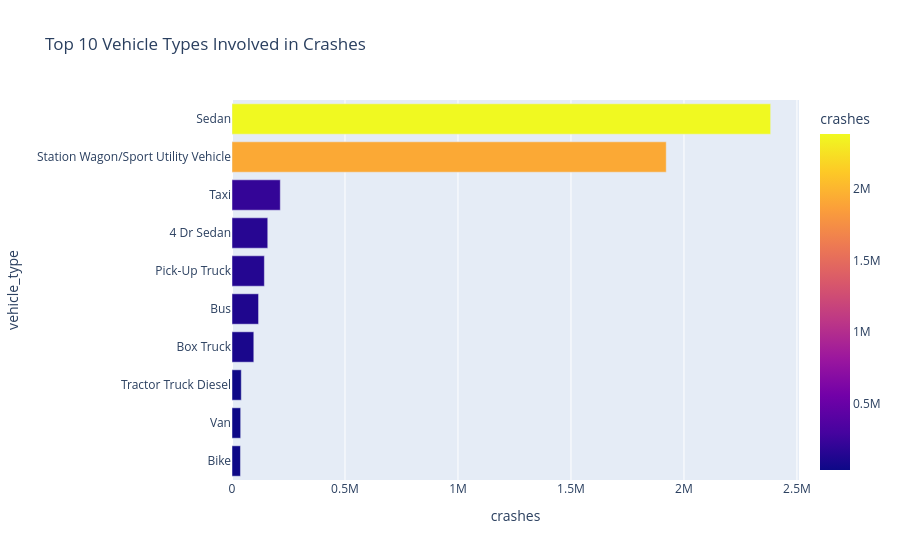

This figure's notebook cell:
### Markdown cell above
## 6. Vehicle Analysis

### Research Question 9: What types of vehicles are most frequently involved in crashes?

**Hypothesis:** Passenger vehicles (sedans, SUVs) will dominate crash involvement due to their prevalence on NYC roads, with commercial vehicles also showing significant presence.

### Code cell
# 6.1 Vehicle Types Involved in Crashes
print("Analyzing vehicle types...")

# Find vehicle type column
veh_type_col = find_col(['VEHICLE TYPE CODE 1', 'VEHICLE_TYPE_CODE_1', 'vehicle_type_code_1'])

if veh_type_col:
    query_vehicle = f"""
        SELECT {veh_type_col} as vehicle_type, COUNT(*) as crashes 
        FROM crashes 
        WHERE {veh_type_col} IS NOT NULL 
          AND {veh_type_col} != 'UNKNOWN'
        GROUP BY 1 
        ORDER BY 2 DESC 
        LIMIT 10
    """
    df_vehicle = con.execute(query_vehicle).df()

    fig_vehicle = px.bar(df_vehicle, y='vehicle_type', x='crashes', 
                        title='Top 10 Vehicle Types Involved in Crashes',
                        orientation='h',
                        color='crashes')
    fig_vehicle.update_layout(yaxis={'categoryorder':'total ascending'})
    fig_vehicle.show()
    
    top_vehicle = df_vehicle.iloc[0]
    total_top10 = df_vehicle['crashes'].sum()
    print(f"\n**Interpretation:** '{top_vehicle['vehicle_type']}' is involved in {top_vehicle['crashes']:,.0f} crashes. "
          f"The top 10 vehicle types account for {total_top10:,.0f} crashes, "
          f"highlighting which vehicle categories should be prioritized for safety interventions.")
else:
    print("Vehicle type column not found.")

### Figure 1 — Plotly figure (JSON) as saved in the notebook; plotly's stock layout.template omitted (floating-point values rounded to 4 significant figures)
{"data": [{"hovertemplate": "crashes=%{marker.color}<br>vehicle_type=%{y}<extra></extra>", "legendgroup": "", "marker": {"color": [2383628, 1921585, 213695, 158252, 143247, 117511, 96480, 41066, 38383, 37426], "coloraxis": "coloraxis", "pattern": {"shape": ""}}, "name": "", "orientation": "h", "showlegend": false, "textposition": "auto", "type": "bar", "x": [2383628, 1921585, 213695, 158252, 143247, 117511, 96480, 41066, 38383, 37426], "xaxis": "x", "y": ["Sedan", "Station Wagon/Sport Utility Vehicle", "Taxi", "4 Dr Sedan", "Pick-Up Truck", "Bus", "Box Truck", "Tractor Truck Diesel", "Van", "Bike"], "yaxis": "y"}], "layout": {"barmode": "relative", "coloraxis": {"colorbar": {"title": {"text": "crashes"}}, "colorscale": [[0, "#0d0887"], [0.1111, "#46039f"], [0.2222, "#7201a8"], [0.3333, "#9c179e"], [0.4444, "#bd3786"], [0.5556, "#d8576b"], [0.6667, "#ed7953"], [0.7778, "#fb9f3a"], [0.8889, "#fdca26"], [1, "#f0f921"]]}, "legend": {"tracegroupgap": 0}, "title": {"text": "Top 10 Vehicle Types Involved in Crashes"}, "xaxis": {"anchor": "y", "domain": [0, 1], "title": {"text": "crashes"}}, "yaxis": {"anchor": "x", "categoryorder": "total ascending", "domain": [0, 1], "title": {"text": "vehicle_type"}}}}
